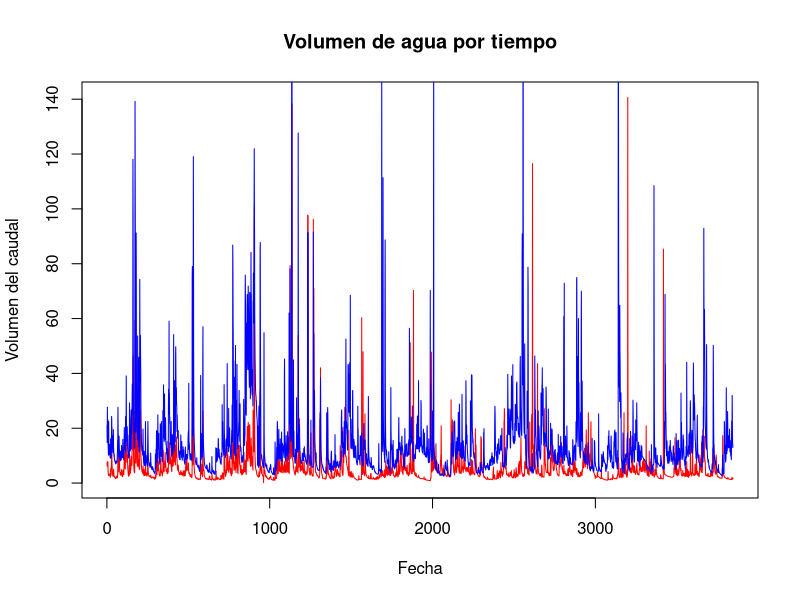
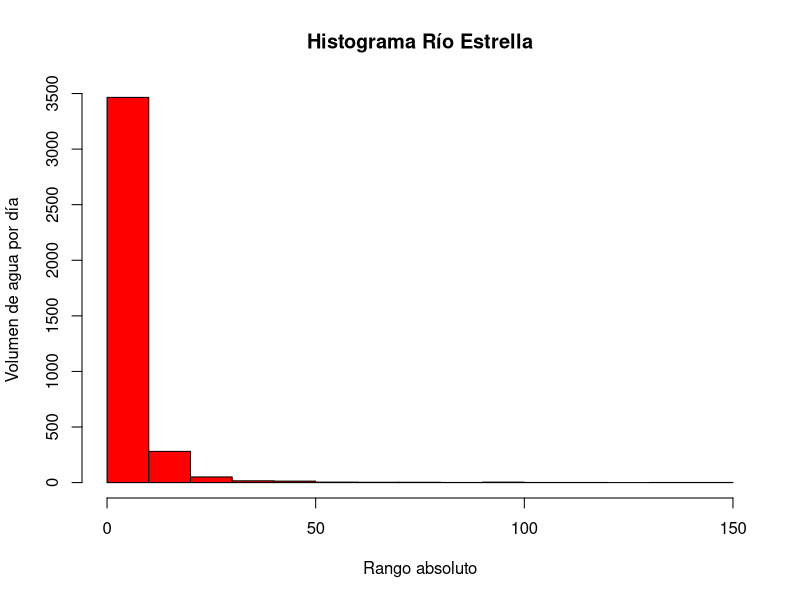
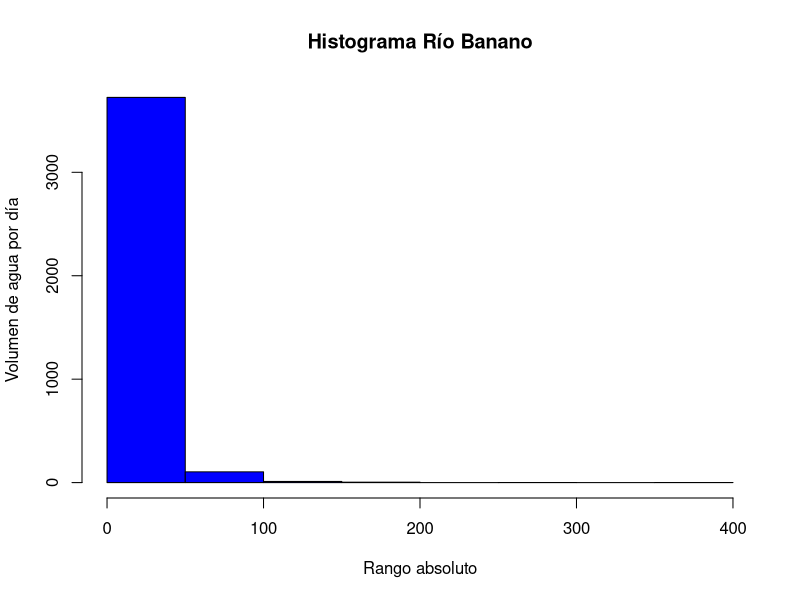
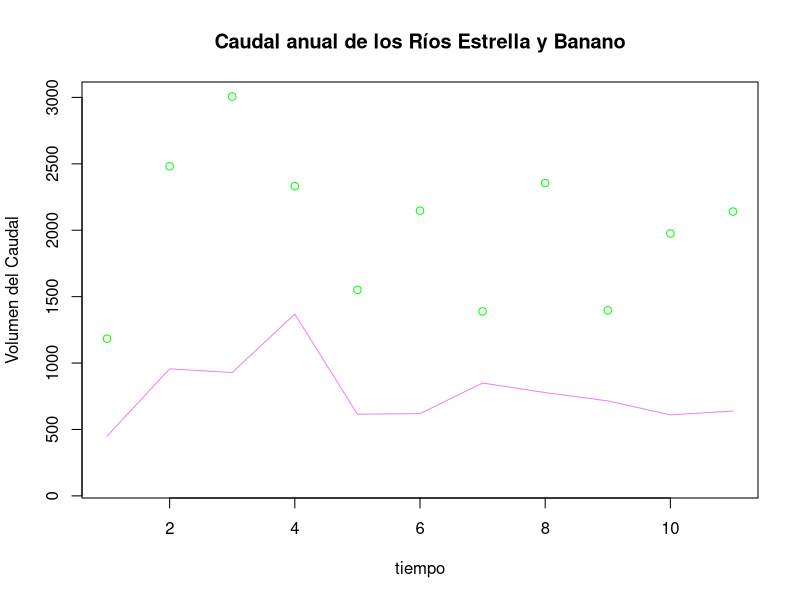
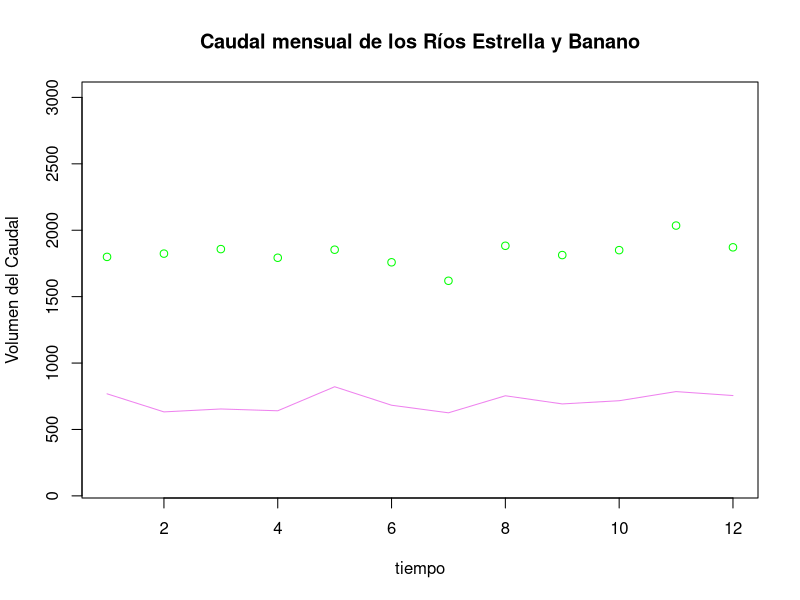
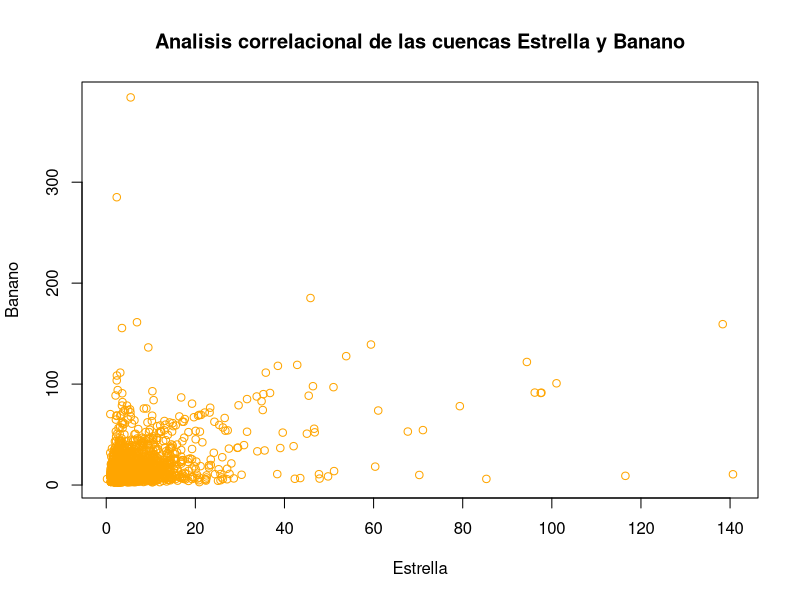
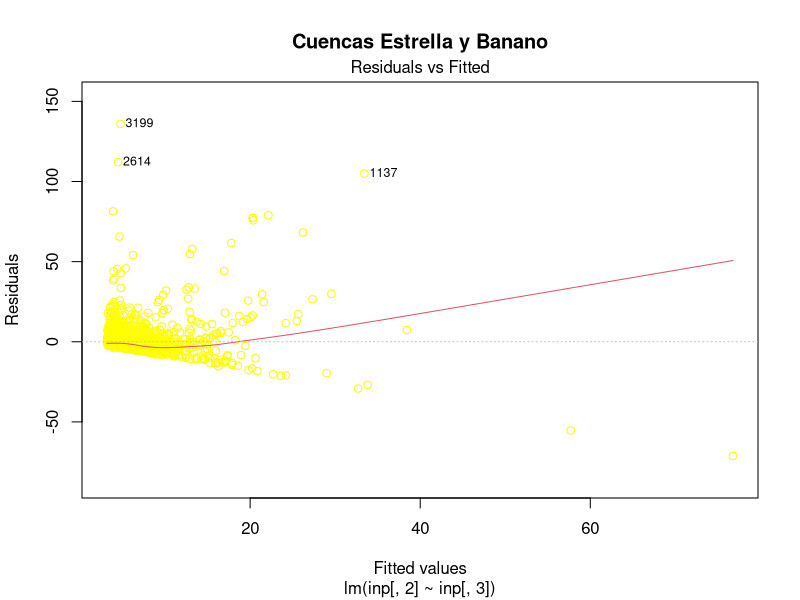
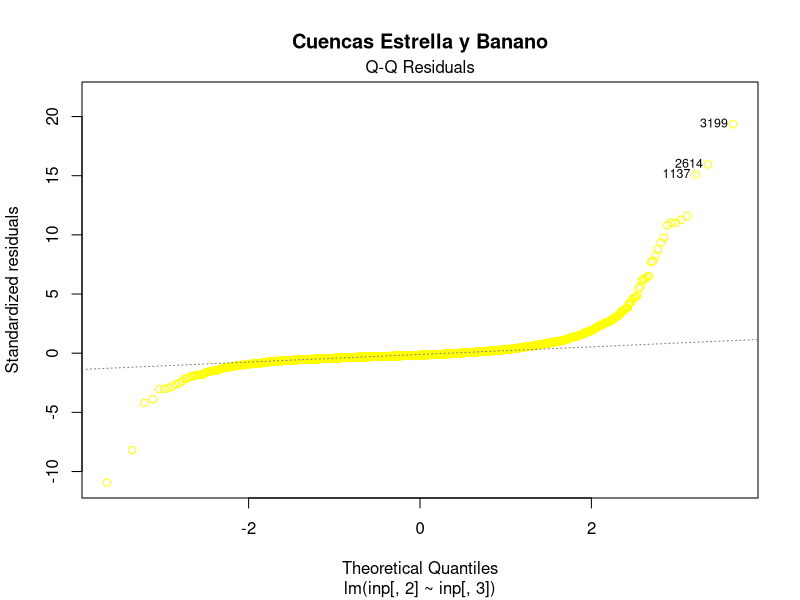

These charts were generated, in order, by the following R code:
## ---- chunk 1
knitr::opts_chunk$set(echo = TRUE)
## ---- chunk 2

inp <- read.csv("FDC.csv", na.strings="")

head(inp)

inp[!complete.cases(inp),]

## ---- chunk 3
plot(inp[,2],type = "l",col="red",main="Volumen de agua por tiempo",xlab="Fecha",ylab="Volumen del caudal")
lines(inp[,3], col="blue")

## ---- chunk 4
summary(inp[,2:3])
hist(inp[,2],col="red",main="Histograma Río Estrella",xlab="Rango absoluto",ylab="Volumen de agua por día")
hist(inp[,3],col="blue",main="Histograma Río Banano",xlab="Rango absoluto",ylab="Volumen de agua por día")
## ---- chunk 5
names(inp) <- c("fecha","Estrella", "Banano")
attach(inp)
## ---- chunk 6
tempdate <- strptime(inp[,1], format= "%d/%m/%Y")

MAQ_Estrella <- tapply(inp[,2], format(tempdate, format= "%Y"), FUN= sum)
MAQ_Banano <- tapply(inp[,3], format(tempdate, format= "%Y"), FUN= sum)
write.csv(rbind(MAQ_Estrella, MAQ_Banano), file = "MAQ.csv")

plot(MAQ_Banano, ylim= c(100,3000),col="green",main="Caudal anual de los Ríos Estrella y Banano",xlab="tiempo",ylab="Volumen del Caudal")
lines(MAQ_Estrella, col="violet")

## ---- chunk 7
MMQ_Estrella <- tapply(Estrella, format(tempdate, format= "%m"), FUN= sum)
MMQ_Banano <- tapply(Banano, format(tempdate, format= "%m"), FUN= sum)
plot(MMQ_Banano, ylim= c(100,3000),col="green",main="Caudal mensual de los Ríos Estrella y Banano",xlab="tiempo",ylab="Volumen del Caudal")
lines(MMQ_Estrella, col="violet")

## ---- chunk 8
corinp <- cor(inp[,2:3], method= "spearman")
plot(Estrella,Banano,col="orange", main="Analisis correlacional de las cuencas Estrella y Banano")
## ---- chunk 9
inp.lm <- lm(inp[,2] ~ inp[,3], data=inp)
summary(inp.lm)
plot(inp.lm,col="yellow",main="Cuencas Estrella y Banano")
